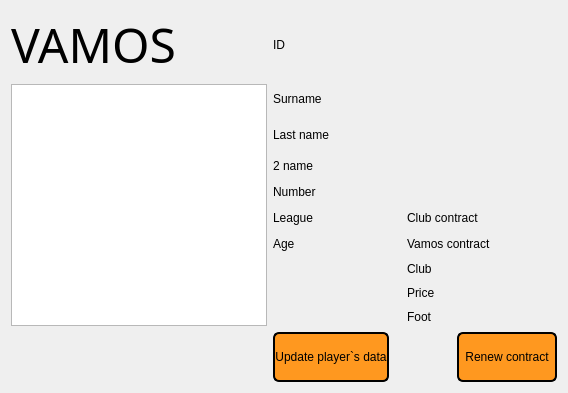
     <widget class="QWidget" name="showPlayer">
      <attribute name="title">
       <string>show players</string>
      </attribute>
      <layout class="QGridLayout" name="gridLayout_6">
       <item row="5" column="1">
        <layout class="QHBoxLayout" name="horizontalLayout_12">
         <item>
          <widget class="QLabel" name="LeagueL">
           <property name="styleSheet">
            <string notr="true">color: rgb(0, 0, 0);</string>
           </property>
           <property name="text">
            <string>League</string>
           </property>
          </widget>
         </item>
         <item>
          <widget class="QLabel" name="leagueL">
           <property name="minimumSize">
            <size>
             <width>0</width>
             <height>20</height>
            </size>
           </property>
           <property name="font">
            <font>
             <pointsize>12</pointsize>
             <stylestrategy>PreferDefault</stylestrategy>
            </font>
           </property>
           <property name="styleSheet">
            <string notr="true">color: rgb(0, 0, 0);</string>
           </property>
           <property name="text">
            <string/>
           </property>
          </widget>
         </item>
        </layout>
       </item>
       <item row="0" column="0">
        <widget class="QLabel" name="titleL_2">
         <property name="font">
          <font>
           <family>Huntress</family>
           <pointsize>36</pointsize>
          </font>
         </property>
         <property name="styleSheet">
          <string notr="true">color: rgb(0, 0, 0);</string>
         </property>
         <property name="text">
          <string>VAMOS</string>
         </property>
        </widget>
       </item>
       <item row="6" column="1">
        <layout class="QHBoxLayout" name="horizontalLayout_13">
         <item>
          <widget class="QLabel" name="AgeL">
           <property name="styleSheet">
            <string notr="true">color: rgb(0, 0, 0);</string>
           </property>
           <property name="text">
            <string>Age</string>
           </property>
          </widget>
         </item>
         <item>
          <widget class="QLabel" name="ageL_2">
           <property name="minimumSize">
            <size>
             <width>0</width>
             <height>20</height>
            </size>
           </property>
           <property name="font">
            <font>
             <pointsize>12</pointsize>
             <stylestrategy>PreferDefault</stylestrategy>
            </font>
           </property>
           <property name="styleSheet">
            <string notr="true">color: rgb(0, 0, 0);</string>
           </property>
           <property name="text">
            <string/>
           </property>
          </widget>
         </item>
        </layout>
       </item>
       <item row="10" column="3" colspan="2">
        <layout class="QHBoxLayout" name="horizontalLayout_7">
         <item>
          <spacer name="horizontalSpacer_7">
           <property name="orientation">
            <enum>Qt::Horizontal</enum>
           </property>
           <property name="sizeHint" stdset="0">
            <size>
             <width>40</width>
             <height>20</height>
            </size>
           </property>
          </spacer>
         </item>
         <item>
          <widget class="QPushButton" name="updatePB">
           <property name="minimumSize">
            <size>
             <width>100</width>
             <height>50</height>
            </size>
           </property>
           <property name="styleSheet">
            <string notr="true">QPushButton {
   background-color: rgb(255, 152, 31);
color: rgb(0, 0, 0);
border-color: rgb(0, 0, 0);
border: 2px solid rgb(0, 0, 0);
border-radius: 6px; 
}

QPushButton:hover {
    color: rgb(38, 38, 38)rgb(255, 197, 21); 
    background-color:#ffc515; 
    border: 2px solid #ffffff; 
}</string>
           </property>
           <property name="text">
            <string>Renew contract</string>
           </property>
          </widget>
         </item>
        </layout>
       </item>
       <item row="4" column="1">
        <layout class="QHBoxLayout" name="horizontalLayout_11">
         <item>
          <widget class="QLabel" name="NumberL">
           <property name="styleSheet">
            <string notr="true">color: rgb(0, 0, 0);</string>
           </property>
           <property name="text">
            <string>Number</string>
           </property>
          </widget>
         </item>
         <item>
          <widget class="QLabel" name="numberL_2">
           <property name="minimumSize">
            <size>
             <width>0</width>
             <height>20</height>
            </size>
           </property>
           <property name="font">
            <font>
             <pointsize>12</pointsize>
             <stylestrategy>PreferDefault</stylestrategy>
            </font>
           </property>
           <property name="styleSheet">
            <string notr="true">color: rgb(0, 0, 0);</string>
           </property>
           <property name="text">
            <string/>
           </property>
          </widget>
         </item>
        </layout>
       </item>
       <item row="0" column="4" rowspan="4">
        <widget class="QLabel" name="photoL">
         <property name="minimumSize">
          <size>
           <width>150</width>
           <height>150</height>
          </size>
         </property>
         <property name="text">
          <string/>
         </property>
        </widget>
       </item>
       <item row="2" column="1">
        <layout class="QHBoxLayout" name="horizontalLayout_9">
         <item>
          <widget class="QLabel" name="lastNameL_2">
           <property name="styleSheet">
            <string notr="true">color: rgb(0, 0, 0);</string>
           </property>
           <property name="text">
            <string>Last name</string>
           </property>
          </widget>
         </item>
         <item>
          <widget class="QLabel" name="nameL">
           <property name="minimumSize">
            <size>
             <width>0</width>
             <height>30</height>
            </size>
           </property>
           <property name="font">
            <font>
             <family>Segoe UI</family>
             <pointsize>12</pointsize>
             <stylestrategy>PreferDefault</stylestrategy>
            </font>
           </property>
           <property name="styleSheet">
            <string notr="true">color: rgb(0, 0, 0);</string>
           </property>
           <property name="text">
            <string/>
           </property>
          </widget>
         </item>
        </layout>
       </item>
       <item row="3" column="1">
        <layout class="QHBoxLayout" name="horizontalLayout_10">
         <item>
          <widget class="QLabel" name="sNameL">
           <property name="styleSheet">
            <string notr="true">color: rgb(0, 0, 0);</string>
           </property>
           <property name="text">
            <string>2 name</string>
           </property>
          </widget>
         </item>
         <item>
          <widget class="QLabel" name="lastNameL">
           <property name="minimumSize">
            <size>
             <width>0</width>
             <height>20</height>
            </size>
           </property>
           <property name="font">
            <font>
             <pointsize>12</pointsize>
             <stylestrategy>PreferDefault</stylestrategy>
            </font>
           </property>
           <property name="styleSheet">
            <string notr="true">color: rgb(0, 0, 0);</string>
           </property>
           <property name="text">
            <string/>
           </property>
          </widget>
         </item>
        </layout>
       </item>
       <item row="1" column="0" rowspan="9">
        <widget class="QTableView" name="playersTV">
         <property name="minimumSize">
          <size>
           <width>200</width>
           <height>200</height>
          </size>
         </property>
        </widget>
       </item>
       <item row="0" column="1">
        <layout class="QHBoxLayout" name="horizontalLayout">
         <item>
          <widget class="QLabel" name="idL_2">
           <property name="styleSheet">
            <string notr="true">color: rgb(0, 0, 0);</string>
           </property>
           <property name="text">
            <string>ID</string>
           </property>
          </widget>
         </item>
         <item>
          <widget class="QLabel" name="idL">
           <property name="minimumSize">
            <size>
             <width>20</width>
             <height>30</height>
            </size>
           </property>
           <property name="font">
            <font>
             <pointsize>12</pointsize>
             <stylestrategy>PreferDefault</stylestrategy>
            </font>
           </property>
           <property name="styleSheet">
            <string notr="true">color: rgb(0, 0, 0);</string>
           </property>
           <property name="text">
            <string/>
           </property>
           <property name="alignment">
            <set>Qt::AlignLeading|Qt::AlignLeft|Qt::AlignVCenter</set>
           </property>
          </widget>
         </item>
        </layout>
       </item>
       <item row="1" column="1" colspan="2">
        <layout class="QHBoxLayout" name="horizontalLayout_8">
         <item>
          <widget class="QLabel" name="SurnameL">
           <property name="styleSheet">
            <string notr="true">color: rgb(0, 0, 0);</string>
           </property>
           <property name="text">
            <string>Surname</string>
           </property>
          </widget>
         </item>
         <item>
          <widget class="QLabel" name="surnameL">
           <property name="minimumSize">
            <size>
             <width>50</width>
             <height>30</height>
            </size>
           </property>
           <property name="font">
            <font>
             <family>Segoe UI</family>
             <pointsize>12</pointsize>
             <stylestrategy>PreferDefault</stylestrategy>
            </font>
           </property>
           <property name="styleSheet">
            <string notr="true">color: rgb(0, 0, 0);</string>
           </property>
           <property name="text">
            <string/>
           </property>
          </widget>
         </item>
        </layout>
       </item>
       <item row="5" column="4">
        <layout class="QHBoxLayout" name="horizontalLayout_14">
         <item>
          <widget class="QLabel" name="clubContrL">
           <property name="styleSheet">
            <string notr="true">color: rgb(0, 0, 0);</string>
           </property>
           <property name="text">
            <string>Club contract</string>
           </property>
          </widget>
         </item>
         <item>
          <widget class="QLabel" name="clubContractL_2">
           <property name="font">
            <font>
             <pointsize>12</pointsize>
             <stylestrategy>PreferDefault</stylestrategy>
            </font>
           </property>
           <property name="styleSheet">
            <string notr="true">color: rgb(0, 0, 0);</string>
           </property>
           <property name="text">
            <string/>
           </property>
          </widget>
         </item>
        </layout>
       </item>
       <item row="6" column="4">
        <layout class="QHBoxLayout" name="horizontalLayout_15">
         <item>
          <widget class="QLabel" name="contractEndL_2">
           <property name="styleSheet">
            <string notr="true">color: rgb(0, 0, 0);</string>
           </property>
           <property name="text">
            <string>Vamos contract</string>
           </property>
          </widget>
         </item>
         <item>
          <widget class="QLabel" name="contractEndL">
           <property name="font">
            <font>
             <pointsize>12</pointsize>
             <stylestrategy>PreferDefault</stylestrategy>
            </font>
           </property>
           <property name="styleSheet">
            <string notr="true">color: rgb(0, 0, 0);</string>
           </property>
           <property name="text">
            <string/>
           </property>
          </widget>
         </item>
        </layout>
       </item>
       <item row="7" column="4">
        <layout class="QHBoxLayout" name="horizontalLayout_16">
         <item>
          <widget class="QLabel" name="ClubL">
           <property name="styleSheet">
            <string notr="true">color: rgb(0, 0, 0);</string>
           </property>
           <property name="text">
            <string>Club</string>
           </property>
          </widget>
         </item>
         <item>
          <widget class="QLabel" name="clubL">
           <property name="font">
            <font>
             <pointsize>12</pointsize>
             <stylestrategy>PreferDefault</stylestrategy>
            </font>
           </property>
           <property name="styleSheet">
            <string notr="true">color: rgb(0, 0, 0);</string>
           </property>
           <property name="text">
            <string/>
           </property>
          </widget>
         </item>
        </layout>
       </item>
       <item row="8" column="4">
        <layout class="QHBoxLayout" name="horizontalLayout_17">
         <item>
          <widget class="QLabel" name="PriceL">
           <property name="styleSheet">
            <string notr="true">color: rgb(0, 0, 0);</string>
           </property>
           <property name="text">
            <string>Price</string>
           </property>
          </widget>
         </item>
         <item>
          <widget class="QLabel" name="priceL">
           <property name="font">
            <font>
             <pointsize>12</pointsize>
             <stylestrategy>PreferDefault</stylestrategy>
            </font>
           </property>
           <property name="styleSheet">
            <string notr="true">color: rgb(0, 0, 0);</string>
           </property>
           <property name="text">
            <string/>
           </property>
          </widget>
         </item>
        </layout>
       </item>
       <item row="9" column="4">
        <layout class="QHBoxLayout" name="horizontalLayout_18">
         <item>
          <widget class="QLabel" name="FootL">
           <property name="styleSheet">
            <string notr="true">color: rgb(0, 0, 0);</string>
           </property>
           <property name="text">
            <string>Foot</string>
           </property>
          </widget>
         </item>
         <item>
          <widget class="QLabel" name="prefferedFootL">
           <property name="font">
            <font>
             <pointsize>12</pointsize>
             <stylestrategy>PreferDefault</stylestrategy>
            </font>
           </property>
           <property name="styleSheet">
            <string notr="true">color: rgb(0, 0, 0);</string>
           </property>
           <property name="text">
            <string/>
           </property>
          </widget>
         </item>
        </layout>
       </item>
       <item row="10" column="1">
        <widget class="QPushButton" name="updateAllPB">
         <property name="minimumSize">
          <size>
           <width>0</width>
           <height>50</height>
          </size>
         </property>
         <property name="styleSheet">
          <string notr="true">QPushButton {
   background-color: rgb(255, 152, 31);
color: rgb(0, 0, 0);
border-color: rgb(0, 0, 0);
border: 2px solid rgb(0, 0, 0);
border-radius: 6px; 
}

QPushButton:hover {
    color: rgb(38, 38, 38)rgb(255, 197, 21); 
    background-color:#ffc515; 
    border: 2px solid #ffffff; 
}</string>
         </property>
         <property name="text">
          <string>Update player`s data</string>
         </property>
        </widget>
       </item>
      </layout>
     </widget>
